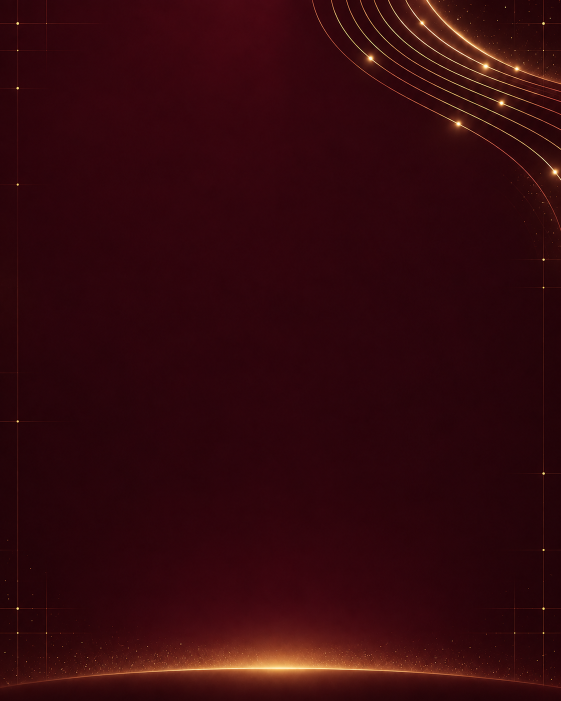
#> input picture assets/posters/updown_weekly_background_v1.png, 1122 x 1402 px (shown at 1/2 size)
$ python -i polymarket_updown_bot_price_poster.py   (imports and definitions only)
#> lines starting #> are read from the running program, lines starting #| are printed output that depends on the picture
#!/usr/bin/env python3
"""从现库重建买入参与成交，生成全部钱包与疑似机器人两组价位统计。"""

from __future__ import annotations

import argparse
import sqlite3
import sys
from dataclasses import dataclass
from datetime import date, timedelta
from decimal import Decimal, ROUND_HALF_UP, localcontext
from pathlib import Path

from PIL import Image, ImageDraw

import polymarket_updown_price_distribution as distribution
import polymarket_updown_poster as style
import polymarket_updown_buy_metrics as buy_metrics
import polymarket_updown_poster_copy as copy

ALL_COLOR = "#56b9e9"
BOT_COLOR = style.GREEN
COPY_VERSION = copy.COPY_VERSION
ROW_HEIGHT = 27
PRICE_LEFT = 104
TRADE_RIGHT = 350
TRADE_PERCENT_RIGHT = 446
SHARES_RIGHT = 641
SHARES_PERCENT_RIGHT = 735
NOTIONAL_RIGHT = 929
NOTIONAL_PERCENT_RIGHT = 1035
COLUMNS = ((104, 108), (222, 128), (360, 86), (464, 177),
           (655, 80), (749, 180), (943, 92))


@dataclass(frozen=True)
class Theme:
    background: Path
    ink: str
    muted: str
    all_color: str
    bot_color: str
    line: str
    base: str


THEMES = {
    "daily": Theme(style.BACKGROUND, style.WHITE, style.MUTED, ALL_COLOR, BOT_COLOR,
                   style.LINE, style.BASE),
    "weekly": Theme(style.ROOT / "assets/posters/updown_weekly_background_v1.png",
                    "#fff4df", "#dfc9b6", "#e4bd76", "#e5b39e", "#785745", "#28121c"),
    "monthly": Theme(style.ROOT / "assets/posters/updown_monthly_background_v1.png",
                     "#202923", "#5d6b60", "#1f5d42", "#496d52", "#c7d2c7", "#f4f2e9"),
}


# [38 lines left out: functions period_label, _canvas, not called in this run]


def _rule(canvas: style.PosterCanvas, xy: tuple, theme: Theme) -> None:
    canvas.draw.line(tuple(round(value * style.SCALE) for value in xy), fill=theme.line, width=2)


def series_label(series_slug: str) -> str:
    return series_slug.replace("-up-or-down-", " ").upper()


# [5 lines left out: function number_text, not called in this run]


def percentage_text(value: str | None) -> str:
    return "N/A" if value is None else f"{value}%"


# [93 lines left out: functions _aligned_text, _wrapped_lines, _wrapped_text, _metrics, _panel, not called in this run]


def render_poster(data: dict, background: Path | None = None) -> tuple[Image.Image, list[dict]]:
    if (data.get('kind', 'daily') == 'daily'
            and data.get('market_scope') == 'all_crypto_updown_series'
            and data.get('series_slug') is None):
        from polymarket_updown_distribution_chart import render_poster as render_daily_chart
        return render_daily_chart(data, background)
    kind, label = period_label(data)
    theme = THEMES[kind]
    canvas = _canvas(background or theme.background, theme)
    canvas.text(copy.BRAND, 103, 52, 28, weight=700, color=theme.ink)
    if kind != 'daily':
        _aligned_text(canvas, kind.upper(), 1035, 57, 17, width=180, weight=650, color=theme.muted)
    _wrapped_text(canvas, copy.DISTRIBUTION_TITLE, 100, 104, 49, width=935,
                  line_height=55, weight=800, color=theme.ink)
    scope_label = series_label(data["series_slug"]) if data.get("series_slug") else "All Crypto Up/Down"
    label += ' Market End Date'
    canvas.text(label, 103, 231, 24, color=theme.muted)
    scope_caption = f"{data['series_count']} Series · {data['total_markets']:,} Markets"
    if data.get('series_slug'):
        scope_caption = scope_label+' · '+scope_caption
    canvas.text(scope_caption, 105, 271, 18, color=theme.muted)
    _rule(canvas, (82, 305, 1037, 305), theme)

    _panel(canvas, data, "all_wallets", 326, theme)
    _rule(canvas, (82, 769, 1037, 769), theme)
    _panel(canvas, data, "suspected_bots", 788, theme)

    _rule(canvas, (82, 1269, 1037, 1269), theme)
    canvas.draw.rectangle(tuple(round(v * style.SCALE) for v in (98, 1283, 1040, 1386)), fill=theme.base)
    y = 1284
    for note in copy.DISTRIBUTION_NOTES:
        y = _wrapped_text(canvas, note, 105, y, 13, width=930, line_height=18,
                          weight=400, color=theme.muted)+3
    if y > 1390:
        raise ValueError('Approved distribution footer exceeds the image height')
    return canvas.image, canvas.text_boxes


# [67 lines left out: functions write_outputs, main, _month_start, not called in this run]


# [2 lines not run here, left out]

>>> import cv2
>>> picture = cv2.imread('../assets/posters/updown_weekly_background_v1.png', cv2.IMREAD_GRAYSCALE)
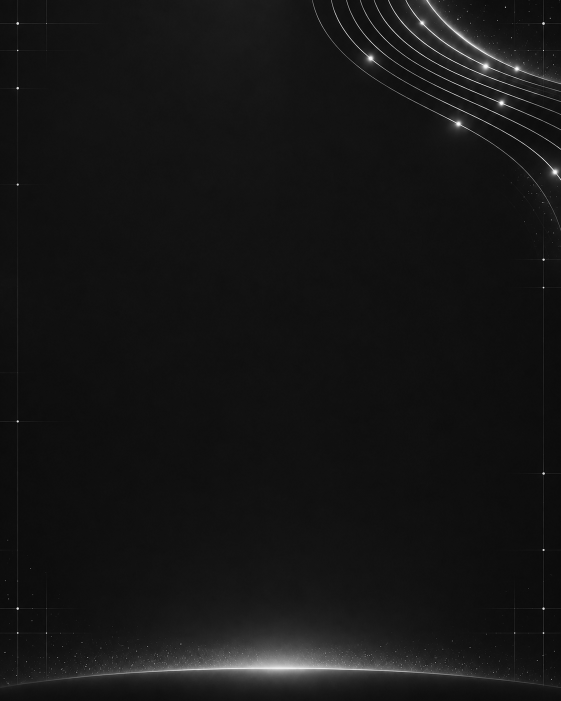
#> picture: shape (1402, 1122) (shown at 1/2 size); min 0, max 255, mean 21.1
#> (the run stopped early here; a loop or call above may not have finished)
